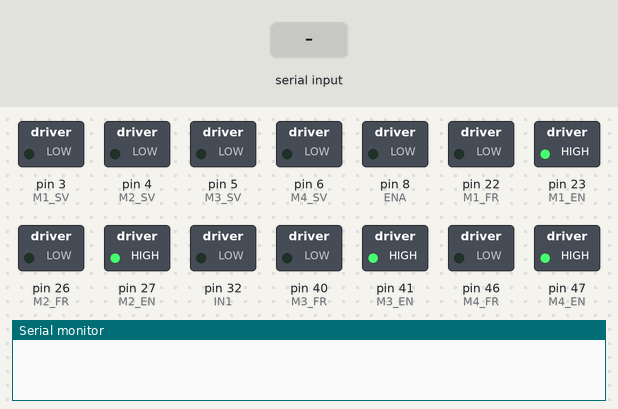
Recording of a sketch running on a simulated Arduino Mega 2560, built with avr-gcc and run on an emulated ATmega2560. Parts: switched loads named in the sketch (green lamp = pin HIGH), the last lines printed to the serial monitor. The test bench sets the inputs (shaded band).

Above: at 1.2 s.
1.3 s: "a" received over Serial
At 2.4 s:
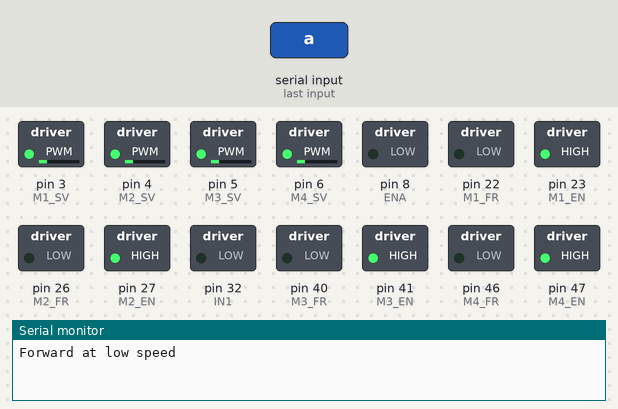
3.3 s: "b" received over Serial
At 5.0 s:
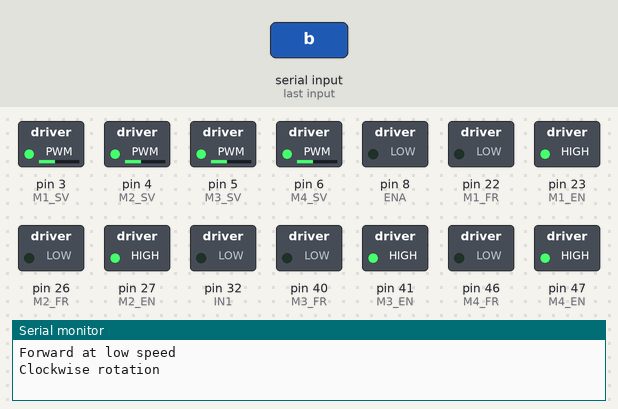
5.3 s: "c" received over Serial
At 5.7 s:
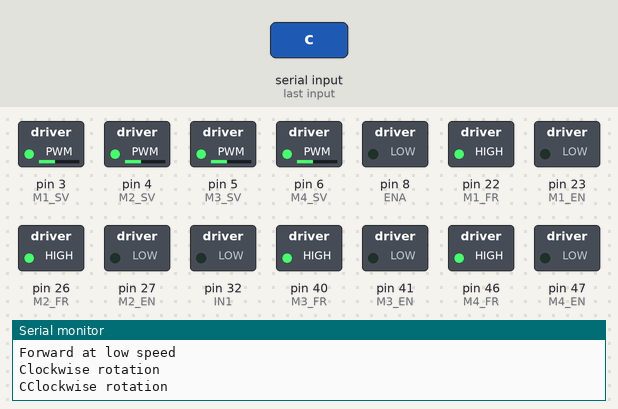
7.3 s: "d" received over Serial
At 7.7 s:
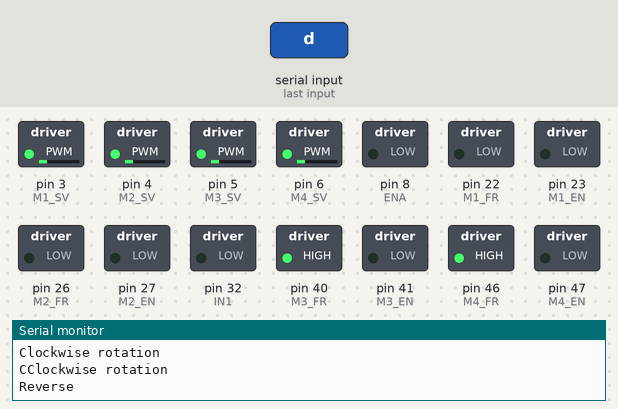
9.3 s: "e" received over Serial
At 10.5 s:
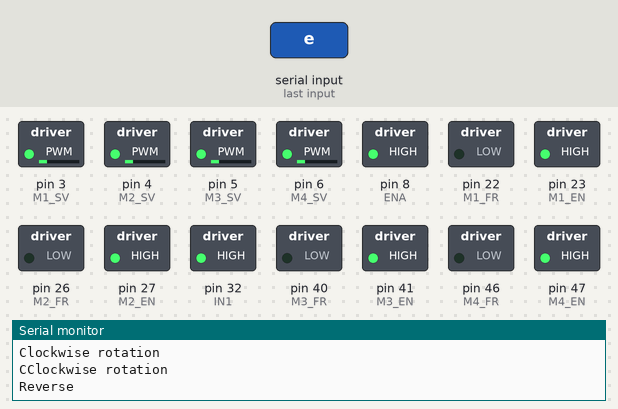
Timing chart, 0 to 11.8 s (numbered marks = the images above; inputs shaded):
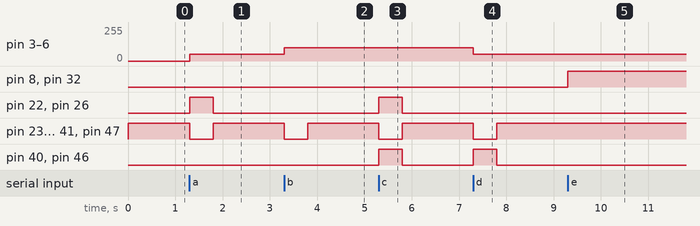

Measured:
- after the input at 1.3 s, pin 3 (M1_SV), pin 4 (M2_SV), pin 5 (M3_SV), pin 6 (M4_SV): 0/255 → 50/255 at once; pin 22 (M1_FR), pin 26 (M2_FR): LOW → HIGH at once, → LOW 0.50 s later; pin 23 (M1_EN), pin 27 (M2_EN), pin 41 (M3_EN), pin 47 (M4_EN): HIGH → LOW at once, → HIGH 0.50 s later
- after the input at 3.3 s, pin 3 (M1_SV), pin 4 (M2_SV), pin 5 (M3_SV), pin 6 (M4_SV): 50/255 → 100/255 at once; pin 23 (M1_EN), pin 27 (M2_EN), pin 41 (M3_EN), pin 47 (M4_EN): HIGH → LOW at once, → HIGH 0.50 s later
- after the input at 5.3 s, pin 22 (M1_FR), pin 26 (M2_FR), pin 40 (M3_FR), pin 46 (M4_FR): LOW → HIGH at once, → LOW 0.50 s later; pin 23 (M1_EN), pin 27 (M2_EN), pin 41 (M3_EN), pin 47 (M4_EN): HIGH → LOW at once, → HIGH 0.50 s later
- after the input at 7.3 s, pin 3 (M1_SV), pin 4 (M2_SV), pin 5 (M3_SV), pin 6 (M4_SV): 100/255 → 50/255 at once; pin 23 (M1_EN), pin 27 (M2_EN), pin 41 (M3_EN), pin 47 (M4_EN): HIGH → LOW at once, → HIGH 0.50 s later; pin 40 (M3_FR), pin 46 (M4_FR): LOW → HIGH at once, → LOW 0.50 s later
- after the input at 9.3 s, pin 8 (ENA), pin 32 (IN1): LOW → HIGH at once

The sketch:

LAWN_MOWER_CONTROL_ALPHA_1.1.ino
```cpp
// BLUETOOTH VARIABLES ======================================================
char junk;
String inputString="";
//===========================================================================


// RELAY VARIABLES ==========================================================
int ConnectionTime = 1500; // How long the wires will be connected before disconnect in mili seconds
int RelayENA = 36; // the digital pin that tells the relay to open or close its connection
//===========================================================================

// H-BRIDGE VARIABLES =======================================================
int IN1 = 32;
int IN2 = 33;
int ENA = 8; // PWM pin for the linear actuator
int Speed = 255; // Speed for the linear actuator
//===========================================================================

// MOTOR PIN LAYOUT =========================================================

// Motor 1 Pins on Mega //
int M1_FR = 22;
int M1_EN = 23;
int M1_SV = 3; //PWM SIGNAL

// Motor 2 Pins on Mega//
int M2_FR = 26;
int M2_EN = 27;
int M2_SV = 4; //PWM SIGNAL

// Motor 3 Pins on Mega//
int M3_FR = 40;
int M3_EN = 41;
int M3_SV = 5; //PWM SIGNAL

// Motor 4 Pins on Mega//
int M4_FR = 46;
int M4_EN = 47;
int M4_SV = 6; //PWM SIGNAL

//===========================================================================

//Motor Power for rotating cw
int M_CW_POWER = 100;
//===========================================================================


void setup() {

  Serial.begin(9600);
// Linear Actuator setup
  pinMode(IN1, OUTPUT);
  pinMode(IN2, OUTPUT);
  pinMode(ENA, OUTPUT);

// Relay Setup
  pinMode(RelayENA, OUTPUT);
//===========================================================================

// MOTOR INITIALIZATION =====================================================

// Motor 1 Initialization //
  pinMode(M1_FR,OUTPUT); //HIGH = cw, LOW = ccw
  pinMode(M1_EN,OUTPUT); //HIGH = stop, LOW = go
  pinMode(M1_SV, OUTPUT); // PWM Signal 0-255

// Motor 2 Initialization //
  pinMode(M2_FR,OUTPUT); //HIGH = cw, LOW = ccw
  pinMode(M2_EN,OUTPUT); //HIGH = stop, LOW = go
  pinMode(M2_SV, OUTPUT); // PWM Signal 0-255

// Motor 3 Initialization //
  pinMode(M3_FR,OUTPUT); //HIGH = cw, LOW = ccw
  pinMode(M3_EN,OUTPUT); //HIGH = stop, LOW = go
  pinMode(M3_SV, OUTPUT); // PWM Signal 0-255

// Motor 4 Initialization //
  pinMode(M4_FR,OUTPUT); //HIGH = cw, LOW = ccw
  pinMode(M4_EN,OUTPUT); //HIGH = stop, LOW = go
  pinMode(M4_SV, OUTPUT); // PWM Signal 0-255

//===========================================================================

// MOTOR UNWANTED START PREVENTION ==========================================

// Motor 1
  digitalWrite(M1_FR,LOW);
  digitalWrite(M1_EN,HIGH);    // prevents motor from starting without commands

// Motor 2
  digitalWrite(M2_FR,LOW);
  digitalWrite(M2_EN,HIGH);    // prevents motor from starting without commands

// Motor 3
  digitalWrite(M3_FR,LOW);
  digitalWrite(M3_EN,HIGH);    // prevents motor from starting without commands

// Motor 4
  digitalWrite(M4_FR,LOW);
  digitalWrite(M4_EN,HIGH);    // prevents motor from starting without commands

//===========================================================================

}


void loop() {

 if (Serial.available() > 0) {

      char inChar = (char)Serial.read();
      inputString = inChar;


    if (inputString == "a") {

    digitalWrite(M1_FR,HIGH);        // turns on motor and makes it turn ccw
    digitalWrite(M1_EN,LOW);
    analogWrite(M1_SV,50);      // speed of motor

    digitalWrite(M2_FR,HIGH);        // turns on motor and makes it turn ccw
    digitalWrite(M2_EN,LOW);
    analogWrite(M2_SV,50);      // speed of motor

    digitalWrite(M3_FR,LOW);        // turns on motor and makes it turn cw
    digitalWrite(M3_EN,LOW);
    analogWrite(M3_SV,50);      // speed of motor

    digitalWrite(M4_FR,LOW);        // turns on motor and makes it turn cw
    digitalWrite(M4_EN,LOW);
    analogWrite(M4_SV,50);      // speed of motor

    Serial.println("Forward at low speed");

    delay(500);

    // Turns off motors
    digitalWrite(M1_FR,LOW);
    digitalWrite(M1_EN,HIGH);    // turns motor off

    digitalWrite(M2_FR,LOW);
    digitalWrite(M2_EN,HIGH);    // turns motor off

    digitalWrite(M3_FR,LOW);
    digitalWrite(M3_EN,HIGH);    // turns motor off

    digitalWrite(M4_FR,LOW);
    digitalWrite(M4_EN,HIGH);    // turns motor off

  } else if (inputString == "b") {  // rotate mower cw


    digitalWrite(M1_FR,LOW);        // turns on motor and makes it turn ccw
    digitalWrite(M1_EN,LOW);
    analogWrite(M1_SV,M_CW_POWER);      // speed of motor

    digitalWrite(M2_FR,LOW);        // turns on motor and makes it turn ccw
    digitalWrite(M2_EN,LOW);
    analogWrite(M2_SV,M_CW_POWER);      // speed of motor

    digitalWrite(M3_FR,LOW);        // turns on motor and makes it turn ccw
    digitalWrite(M3_EN,LOW);
    analogWrite(M3_SV,M_CW_POWER);      // speed of motor

    digitalWrite(M4_FR,LOW);        // turns on motor and makes it turn ccw
    digitalWrite(M4_EN,LOW);
    analogWrite(M4_SV,M_CW_POWER);      // speed of motor

    Serial.println("Clockwise rotation");

    delay(500);

    // Turns off motors
    digitalWrite(M1_FR,LOW);
    digitalWrite(M1_EN,HIGH);    // turns motor off

    digitalWrite(M2_FR,LOW);
    digitalWrite(M2_EN,HIGH);    // turns motor off

    digitalWrite(M3_FR,LOW);
    digitalWrite(M3_EN,HIGH);    // turns motor off

    digitalWrite(M4_FR,LOW);
    digitalWrite(M4_EN,HIGH);    // turns motor off

  } else if (inputString == "c") {  // rotate mower ccw


    digitalWrite(M1_FR,HIGH);        // turns on motor and makes it turn ccw
    digitalWrite(M1_EN,LOW);
    analogWrite(M1_SV,M_CW_POWER);      // speed of motor

    digitalWrite(M2_FR,HIGH);        // turns on motor and makes it turn ccw
    digitalWrite(M2_EN,LOW);
    analogWrite(M2_SV,M_CW_POWER);      // speed of motor

    digitalWrite(M3_FR,HIGH);        // turns on motor and makes it turn ccw
    digitalWrite(M3_EN,LOW);
    analogWrite(M3_SV,M_CW_POWER);      // speed of motor

    digitalWrite(M4_FR,HIGH);        // turns on motor and makes it turn ccw
    digitalWrite(M4_EN,LOW);
    analogWrite(M4_SV,M_CW_POWER);      // speed of motor

    Serial.println("CClockwise rotation");

    delay(500);

    // Turns off motors
    digitalWrite(M1_FR,LOW);
    digitalWrite(M1_EN,HIGH);    // turns motor off

    digitalWrite(M2_FR,LOW);
    digitalWrite(M2_EN,HIGH);    // turns motor off

    digitalWrite(M3_FR,LOW);
    digitalWrite(M3_EN,HIGH);    // turns motor off

    digitalWrite(M4_FR,LOW);
    digitalWrite(M4_EN,HIGH);    // turns motor off

  } else if (inputString == "d") {  // rotate mower REVERSE


    digitalWrite(M1_FR,LOW);        // turns on motor and makes it turn ccw
    digitalWrite(M1_EN,LOW);
    analogWrite(M1_SV,50);      // speed of motor

    digitalWrite(M2_FR,LOW);        // turns on motor and makes it turn ccw
    digitalWrite(M2_EN,LOW);
    analogWrite(M2_SV,50);      // speed of motor

    digitalWrite(M3_FR,HIGH);        // turns on motor and makes it turn ccw
    digitalWrite(M3_EN,LOW);
    analogWrite(M3_SV,50);      // speed of motor

    digitalWrite(M4_FR,HIGH);        // turns on motor and makes it turn ccw
    digitalWrite(M4_EN,LOW);
    analogWrite(M4_SV,50);      // speed of motor

    Serial.println("Reverse");

    delay(500);

    // Turns off motors
    digitalWrite(M1_FR,LOW);
    digitalWrite(M1_EN,HIGH);    // turns motor off

    digitalWrite(M2_FR,LOW);
    digitalWrite(M2_EN,HIGH);    // turns motor off

    digitalWrite(M3_FR,LOW);
    digitalWrite(M3_EN,HIGH);    // turns motor off

    digitalWrite(M4_FR,LOW);
    digitalWrite(M4_EN,HIGH);    // turns motor off

  }


  else if (inputString == "e") {
    // ACTIVATING BLADE CONTROL
    digitalWrite(IN1,HIGH);
    digitalWrite(IN2,LOW);
    analogWrite(ENA,Speed); //this is the PWM speed 0-255
    delay(7000);

    pinMode(IN1, INPUT); // Here we disconnect the motors to prevent an infinte loop of the final actions
    pinMode(IN2, INPUT);
    pinMode(ENA, INPUT);

  } else if (inputString == "f") {
    // DEACTIVATING BLADE CONTROL
    digitalWrite(IN1,LOW);
    digitalWrite(IN2,HIGH);
    analogWrite(ENA,Speed); //this is the PWM speed 0-255
    delay(7000);

    pinMode(IN1, INPUT); // Here we disconnect the motors to prevent an infinte loop of the final actions
    pinMode(IN2, INPUT);
    pinMode(ENA, INPUT);

  } else if (inputString == "g") {
    // IGNITION
    pinMode(RelayENA, OUTPUT);
    digitalWrite(RelayENA,HIGH);
    delay(ConnectionTime);

    pinMode(RelayENA, INPUT); // prevents unwanted current running through the ignition system of lawn mower

  }
}
}
```
